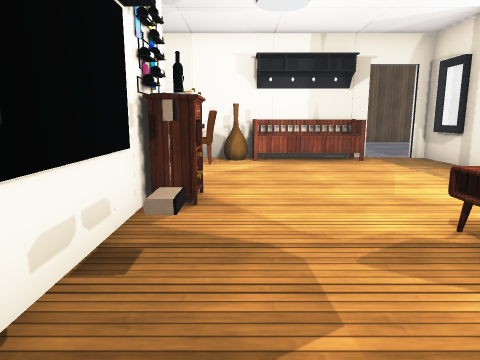
[1] (above)

24 first-person views from a walk through a 3-D level made in the Unity game engine. The camera is 1.2 m above the floor, tilts 10° down and sees 70° across. The floor is counted in squares, 1 m on a side. Each view is taken from the middle of a square. On the plan, view 1 faces up. The plan holds only what a view shows up to about 14 squares ahead; the rest is blank. The place goes on beyond the plan. The player is left out. Some animated figures are not drawn. Door leaves are left out, so doorways stand open. Some surface patterns are stand-ins.

[2]
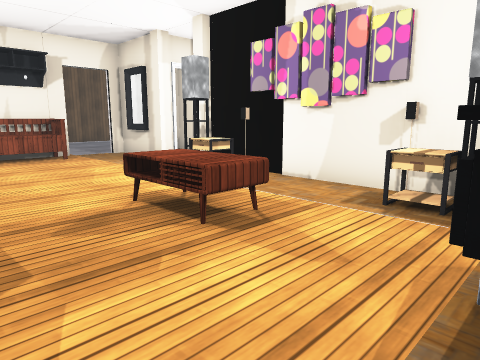

[3]
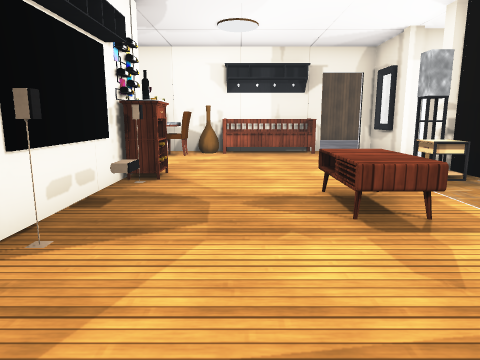

[4]
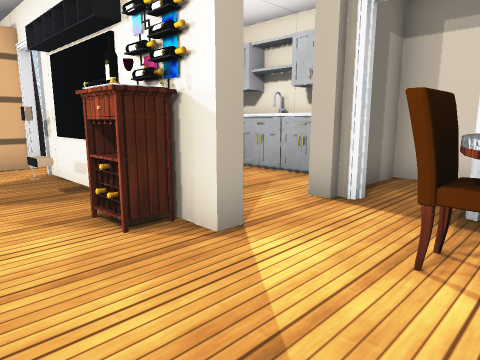

[5]
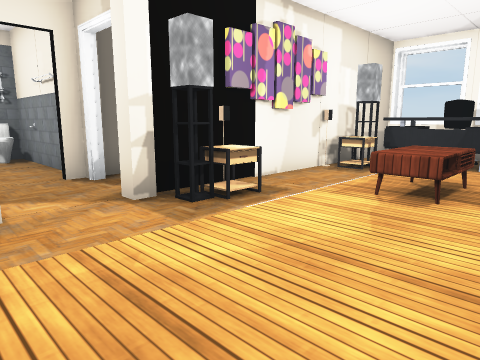

[6]
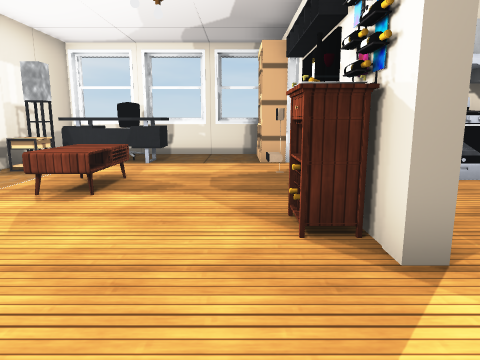

[7]
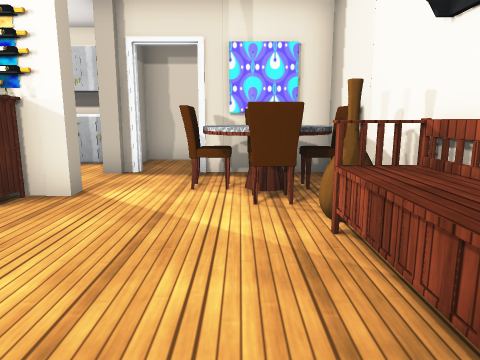

[8]
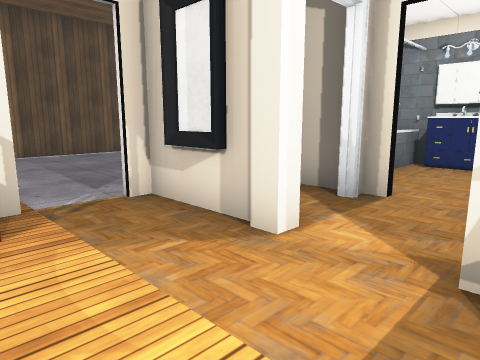

[9]
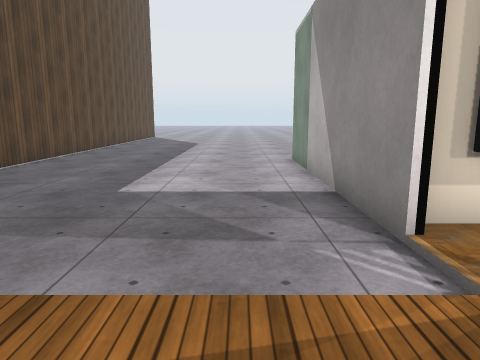

[10]
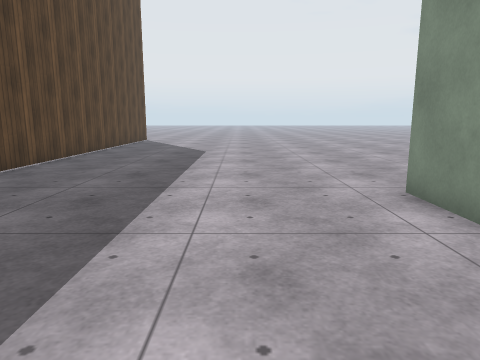

[11]
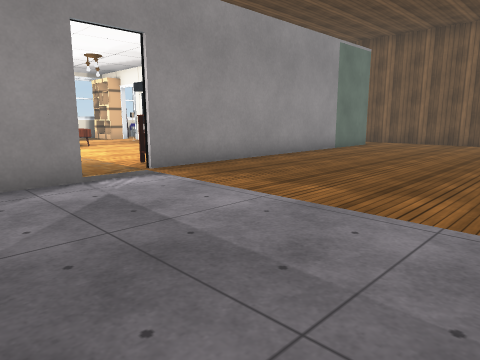

[12]
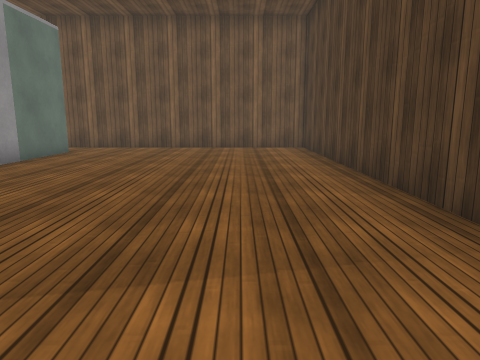

[13]
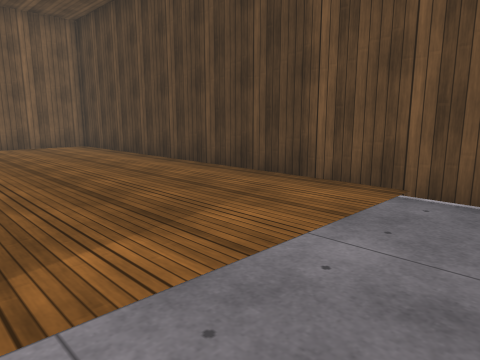

[14]
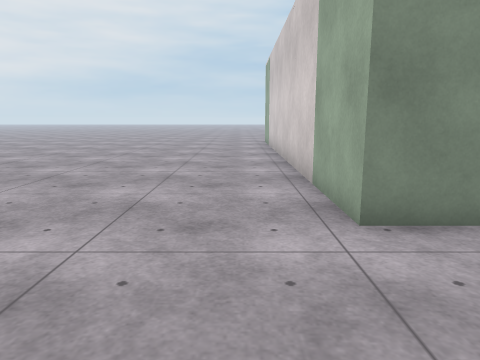

[15]
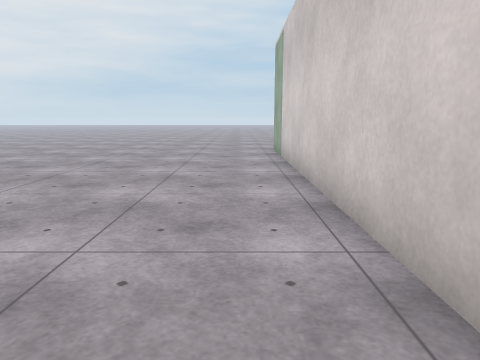

[16]
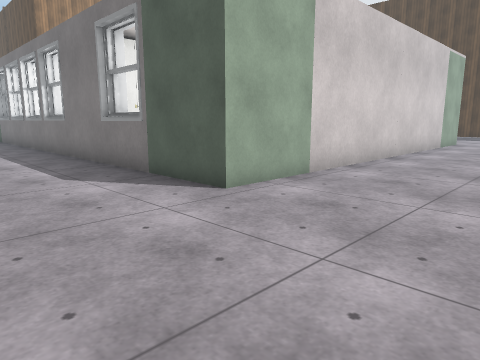

[17]
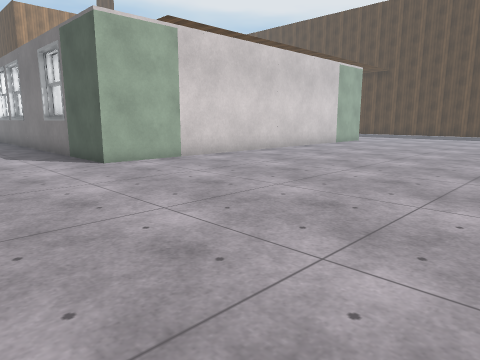

[18]
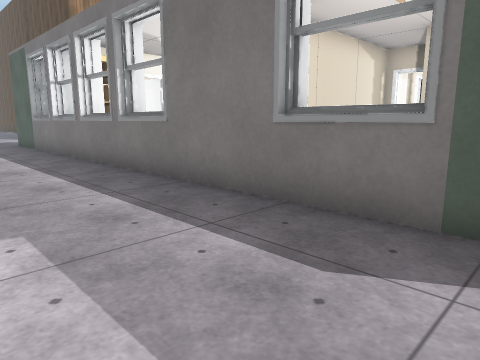

[19]
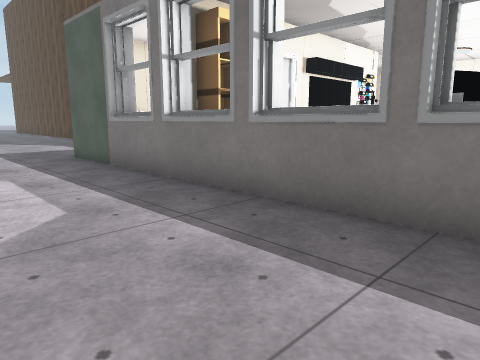

[20]
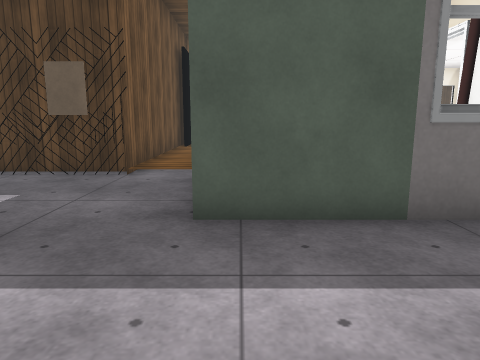

[21]
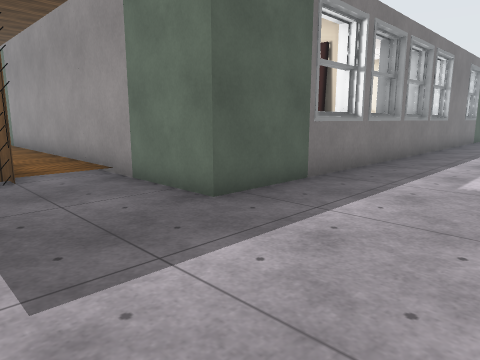

[22]
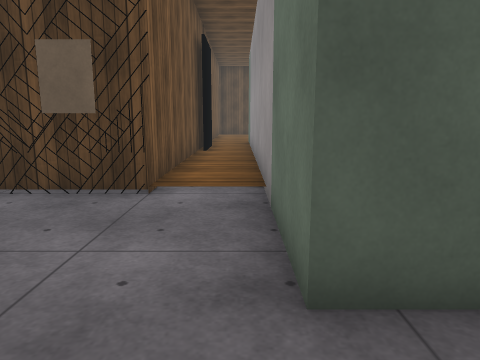

[23]
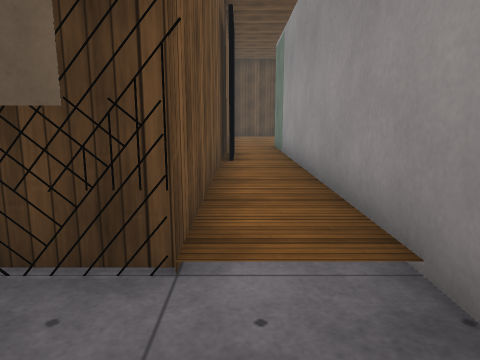

[24]
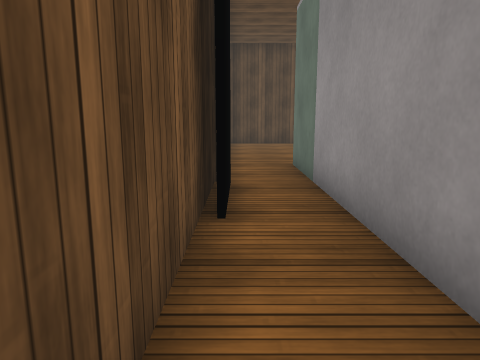

### Floor plan
Points are (right, up) in squares from view 1. A wall is a line through its corners. A room is listed if a view was taken in it or the views show most of it. See-through windows are left out.
Room 1 (views 1, 2, 3, 4, 5, 6, 7, 8)
walls: (-1.4, 4.6) (-1.4, 0.5); (-1.4, 6) (-1.4, 5.6) (-0.5, 5.6); (5.5, 5.6) (5, 5.6) (5, 6) (5.5, 6); (5.9, 8.7) (5.9, 11) (5.5, 11); (4.1, 11) (-3.9, 11); (2.2, -1.6) (2.2, -0.5) (5, -0.5) (5, 0.1) (5.5, 0.1); (-5.4, 5.3) (-5.4, 2.6); (-3.9, 9.5) (-3.9, 8); (8.4, 8.9) (8.4, 10.9); (-6.4, 4.9) (-6.4, 1.8); (1.2, -3.5) (2.6, -3.5); (-0.6, -3.3) (5.9, -3.3) (5.9, 5.5); (-0.8, -3.5) (0.8, -3.5); (13.4, 8.6) (13.4, 10); (13.5, 9.3) (11.8, 9.3)
low walls: (4.1, -1.4) (4.1, -0.6)
ways out: open door at (4.3, 11.7) to room 2; open door at (7, 7.5) to room 3; open door at (-3.7, 7.3)
objects: stove (-4, 2); pillar (-4, 6); other object (-3, 9) to (-3, 10); pillar (-2, 6); chair (-2, 8); table (-2, 9) to (-2, 10); chair (-2, 11); shelf (-1, -2) to (-1, -1); chair (-1, 9) to (-1, 10); other object (0, 10); bench (1, 10) to (4, 10); table (2, 2) to (3, 4); chair (3, -2) to (4, -2); table (5, 1); table (5, 5); pillar (6, 6); pillar (6, 8); other object (13, 8) to (13, 9)
Room 2 (views 9, 10, 11, 12, 13, 14, 15, 16, 17, 18, 19, 20, 21, 22, 23, 24)
walls: (5.5, 11.2) (13.6, 11.2) (13.6, -4) (-6.6, -4) (-6.6, -3.5); (9.6, 19.5) (-8.5, 19.5) (-8.5, 0.4); (22.4, 19.5) (11.2, 19.5); (10.8, -3.7) (8.8, -3.7); (4.2, -3.7) (3.8, -3.7); (3.2, -3.7) (1.2, -3.7); (-8.2, 8.5) (-8.2, 6); (0.4, -3.7) (-1.2, -3.7); (-2.2, -3.7) (-3.7, -3.7); (-6.6, -1.6) (-6.6, 11.2) (4.1, 11.2)
ways out: open door at (4.3, 11.7) to room 1
objects: painting (-10, 0)
Room 3 (no view inside)
walls: (9.9, 6.2) (13.4, 6.2) (13.4, 8.6); (8.4, 8) (8.4, 8.5) (7.9, 8.5); (8, 6.2) (8.4, 6.2)
ways out: open door at (7, 7.5) to room 1
objects: other object (12, 7) to (13, 7)

Where each view was taken, in squares from view 1:
view 1: 0 up, 0 right, facing up
view 2: 1 down, 0 right, facing up-right
view 3: 2 down, 1 right, facing up
view 4: 9 up, 1 right, facing down-left
view 5: 9 up, 1 right, facing down-right
view 6: 9 up, 0 right, facing down
view 7: 9 up, 4 right, facing left
view 8: 6 up, 3 right, facing up-right
view 9: 13 up, 2 right, facing right
view 10: 14 up, 8 right, facing right
view 11: 18 up, 8 right, facing down-left
view 12: 17 up, 5 right, facing left
view 13: 14 up, 6 right, facing up-left
view 14: 15 up, 15 right, facing down
view 15: 10 up, 15 right, facing down
view 16: 8 down, 18 right, facing up-left
view 17: 8 down, 23 right, facing up-left
view 18: 8 down, 12 right, facing up-left
view 19: 8 down, 5 right, facing up-left
view 20: 8 down, 6 left, facing up
view 21: 8 down, 10 left, facing up-right
view 22: 6 down, 7 left, facing up
view 23: 3 down, 8 left, facing up
view 24: 2 up, 8 left, facing up
